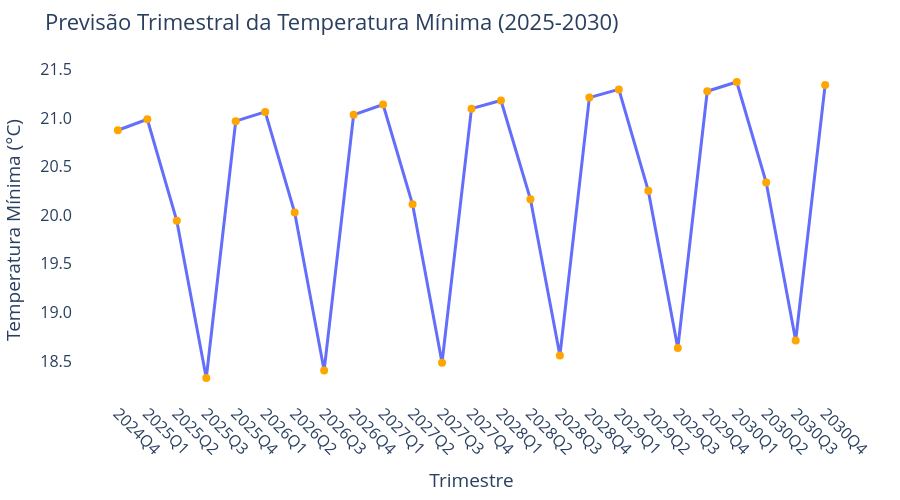

The notebook cell saved with this chart:
### Code cell
import plotly.express as px

# Converter a coluna 'quarter' para string para evitar erro de serialização
previsao_trimestral_plot = previsao_trimestral.copy()
previsao_trimestral_plot['quarter'] = previsao_trimestral_plot['quarter'].astype(str)

# Gráfico dinâmico da previsão trimestral da temperatura mínima (2025-2030)
fig = px.line(
    previsao_trimestral_plot,
    x='quarter',
    y='yhat',
    title='Previsão Trimestral da Temperatura Mínima (2025-2030)',
    labels={'quarter': 'Trimestre', 'yhat': 'Temperatura Mínima (°C)'},
    markers=True
)
fig.update_layout(
    xaxis_tickangle=45,
    xaxis=dict(tickmode='linear'),
    yaxis=dict(tickformat=".1f"),
    width=900,
    height=500,
    font=dict(size=16),
    plot_bgcolor='white',
    margin=dict(l=60, r=30, t=60, b=60)
)
fig.update_traces(line=dict(width=3), marker=dict(size=8, color='orange'))
fig.show()

### Figure 1 — Plotly figure (JSON) as saved in the notebook; plotly's stock layout.template omitted (floating-point values rounded to 4 significant figures)
{"data": [{"hovertemplate": "Trimestre=%{x}<br>Temperatura Mínima (°C)=%{y}<extra></extra>", "legendgroup": "", "line": {"color": "#636efa", "dash": "solid", "width": 3}, "marker": {"color": "orange", "size": 8, "symbol": "circle"}, "mode": "lines+markers", "name": "", "orientation": "v", "showlegend": false, "type": "scatter", "x": ["2024Q4", "2025Q1", "2025Q2", "2025Q3", "2025Q4", "2026Q1", "2026Q2", "2026Q3", "2026Q4", "2027Q1", "2027Q2", "2027Q3", "2027Q4", "2028Q1", "2028Q2", "2028Q3", "2028Q4", "2029Q1", "2029Q2", "2029Q3", "2029Q4", "2030Q1", "2030Q2", "2030Q3", "2030Q4"], "xaxis": "x", "y": [20.87, 20.99, 19.94, 18.33, 20.97, 21.06, 20.03, 18.4, 21.03, 21.14, 20.11, 18.48, 21.1, 21.18, 20.16, 18.56, 21.21, 21.29, 20.25, 18.63, 21.28, 21.37, 20.34, 18.71, 21.34], "yaxis": "y"}], "layout": {"font": {"size": 16}, "height": 500, "legend": {"tracegroupgap": 0}, "margin": {"b": 60, "l": 60, "r": 30, "t": 60}, "plot_bgcolor": "white", "title": {"text": "Previsão Trimestral da Temperatura Mínima (2025-2030)"}, "width": 900, "xaxis": {"anchor": "y", "domain": [0, 1], "tickangle": 45, "tickmode": "linear", "title": {"text": "Trimestre"}}, "yaxis": {"anchor": "x", "domain": [0, 1], "tickformat": ".1f", "title": {"text": "Temperatura Mínima (°C)"}}}}
